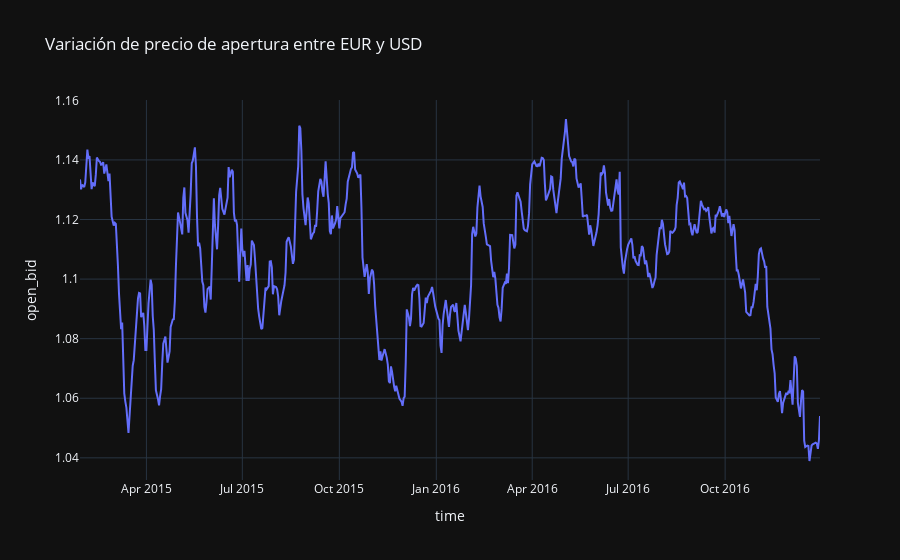

Notebook code for this chart:
### Code cell
fig = px.line(exchange_rate, x = exchange_rate.index, y = exchange_rate.open_bid, template = "plotly_dark",
            title = 'Variación de precio de apertura entre EUR y USD')
fig.show()

### Figure 1 — Plotly figure (JSON) as saved in the notebook; plotly's stock layout.template omitted (floating-point values rounded to 4 significant figures; data arrays with more than 128 entries replaced by an {"elided": "..."} marker saying what was removed)
{"data": [{"hovertemplate": "time=%{x}<br>open_bid=%{y}<extra></extra>", "legendgroup": "", "line": {"color": "#636efa", "dash": "solid"}, "marker": {"symbol": "circle"}, "mode": "lines", "name": "", "orientation": "v", "showlegend": false, "type": "scatter", "x": {"elided": "600 str values"}, "xaxis": "x", "y": {"elided": "600 float values"}, "yaxis": "y"}], "layout": {"legend": {"tracegroupgap": 0}, "title": {"text": "Variación de precio de apertura entre EUR y USD"}, "xaxis": {"anchor": "y", "domain": [0, 1], "title": {"text": "time"}}, "yaxis": {"anchor": "x", "domain": [0, 1], "title": {"text": "open_bid"}}}}
